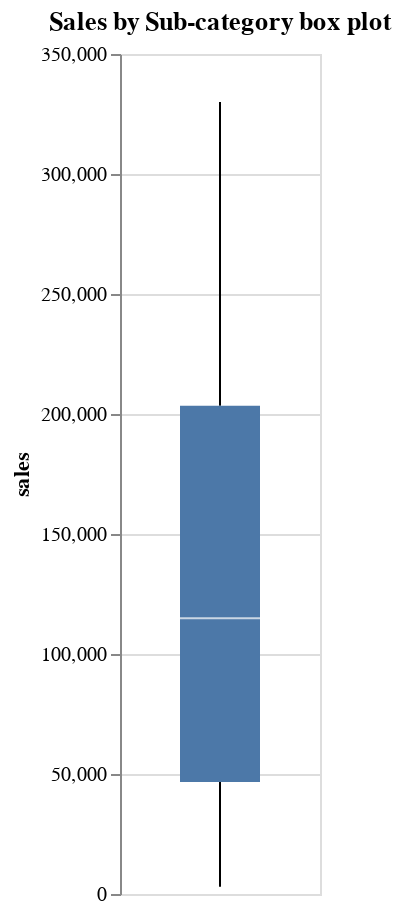

Notebook code for this chart:
### Markdown cell above
From the data, we create a dataframe containing, for each Sub Category, the sum of the sales and visualize the distribution using a boxplot

### Code cell
df_subcategory_sales = (data
 .groupby('Sub-Category', observed=True)
 .agg(
     sales = ('Sales', 'sum'),
 )
).sort_values('sales').reset_index()

box = (alt
       .Chart(df_subcategory_sales)
       .mark_boxplot(size = 40)
       .encode(
           y = alt.Y('sales:Q')
       )
      )

box.properties(
    title = 'Sales by Sub-category box plot',
    width = 100,
    height = 420
)

### Figure 1 — Vega-Lite specification as saved in the notebook (floating-point values rounded to 4 significant figures)
{"config": {"view": {"continuousWidth": 300, "continuousHeight": 300}}, "data": {"name": "data-3131b6e5d84a82bb387bf37192661d65"}, "mark": {"type": "boxplot", "size": 40}, "encoding": {"y": {"field": "sales", "type": "quantitative"}}, "height": 420, "title": "Sales by Sub-category box plot", "width": 100, "$schema": "https://vega.github.io/schema/vega-lite/v5.20.1.json", "datasets": {"data-3131b6e5d84a82bb387bf37192661d65": [{"Sub-Category": "Fasteners", "sales": 3024.0}, {"Sub-Category": "Labels", "sales": 12490.0}, {"Sub-Category": "Envelopes", "sales": 16480.0}, {"Sub-Category": "Art", "sales": 27120.0}, {"Sub-Category": "Supplies", "sales": 46670.0}, {"Sub-Category": "Paper", "sales": 78480.0}, {"Sub-Category": "Furnishings", "sales": 91710.0}, {"Sub-Category": "Appliances", "sales": 107500.0}, {"Sub-Category": "Bookcases", "sales": 114900.0}, {"Sub-Category": "Copiers", "sales": 149500.0}, {"Sub-Category": "Accessories", "sales": 167400.0}, {"Sub-Category": "Machines", "sales": 189200.0}, {"Sub-Category": "Binders", "sales": 203400.0}, {"Sub-Category": "Tables", "sales": 207000.0}, {"Sub-Category": "Storage", "sales": 223800.0}, {"Sub-Category": "Chairs", "sales": 328400.0}, {"Sub-Category": "Phones", "sales": 330000.0}]}}
